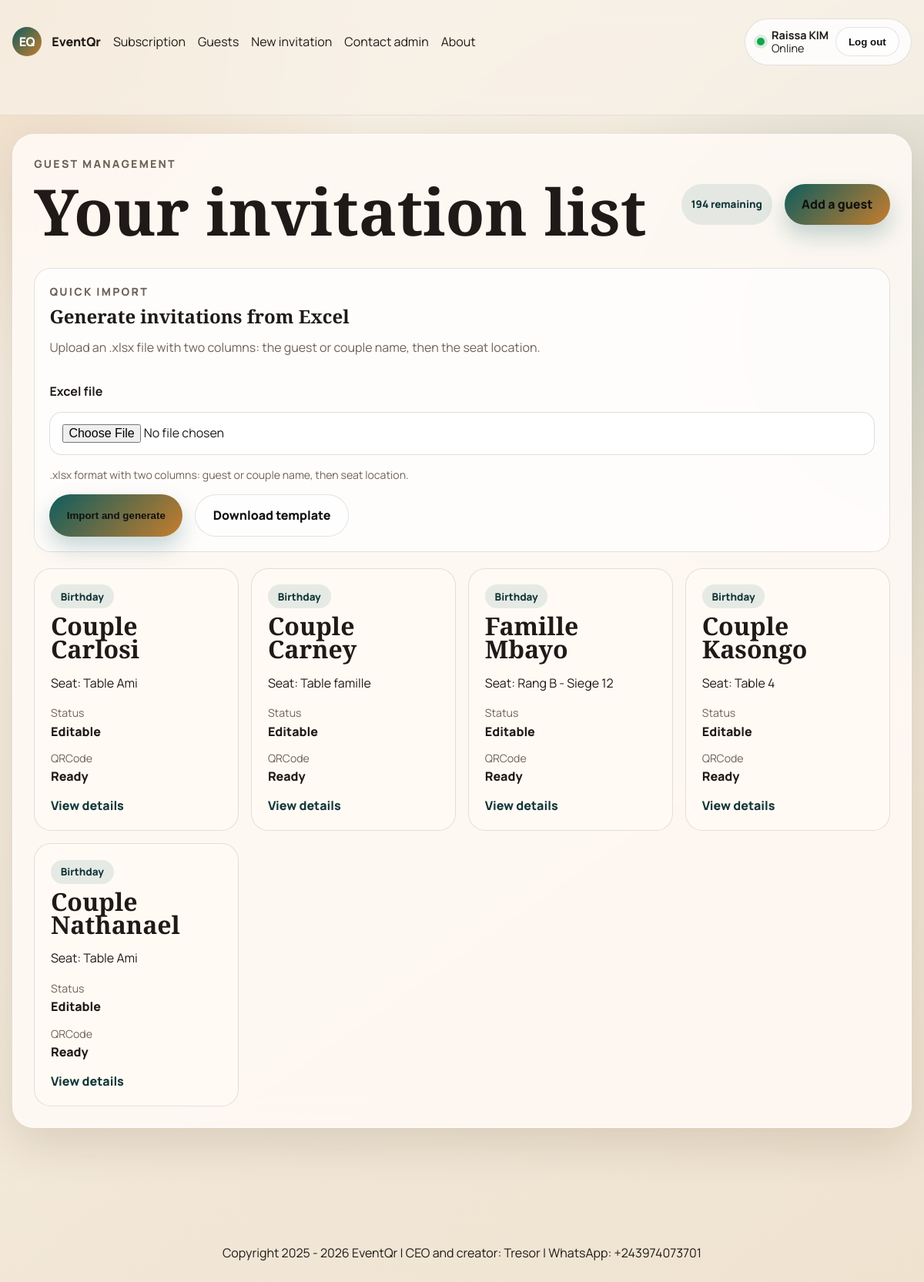
The app's page /guests/ (signed in) with its own data.
### invitations/models.py (models this page shows, shortened)
class Subscription(models.Model):
    PLAN_STARTER = "starter"
    PLAN_PRO = "pro"
    PLAN_UNLIMITED = "unlimited"
    STATUS_PENDING = "pending"
    STATUS_ACTIVE = "active"
    STATUS_EXPIRED = "expired"
    STATUS_CANCELLED = "cancelled"
    PROVIDER_AIRTEL = "airtel_money"
    PROVIDER_ORANGE = "orange_money"
    PROVIDER_AFRIMONEY = "afrimoney"
    PROVIDER_MPESA = "mpesa"
    PROVIDER_DEMO_CARD = "demo_card"
    PLAN_CHOICES = [
        (PLAN_STARTER, "1 a 199 invitations"),
        (PLAN_PRO, "200 a 599 invitations"),
        (PLAN_UNLIMITED, "Illimite"),
    ]
    STATUS_CHOICES = [
        (STATUS_PENDING, "En attente"),
        (STATUS_ACTIVE, "Actif"),
        (STATUS_EXPIRED, "Expire"),
        (STATUS_CANCELLED, "Annule"),
    ]
    PROVIDER_CHOICES = [
        (PROVIDER_DEMO_CARD, "Carte demo (Visa)"),
        (PROVIDER_AIRTEL, "Airtel Money"),
        (PROVIDER_ORANGE, "Orange Money"),
        (PROVIDER_AFRIMONEY, "AfriMoney"),
        (PROVIDER_MPESA, "M-Pesa"),
    ]
    organizer = models.ForeignKey(
        OrganizerProfile, on_delete=models.CASCADE, related_name="subscriptions"
    )
    plan_code = models.CharField("Plan", max_length=20, choices=PLAN_CHOICES)
    invitation_limit = models.PositiveIntegerField("Quota", null=True, blank=True)
    price_usd = models.DecimalField("Montant USD", max_digits=8, decimal_places=2)
    provider = models.CharField("Operateur Mobile Money", max_length=20, choices=PROVIDER_CHOICES)
    status = models.CharField(max_length=20, choices=STATUS_CHOICES, default=STATUS_PENDING)
    is_paid = models.BooleanField(default=False)
    paid_at = models.DateTimeField(null=True, blank=True)
    created_at = models.DateTimeField(auto_now_add=True)
    class Meta:
        ordering = ["-created_at"]
    @property
    def remaining_invitations(self):
        if self.invitation_limit is None:
            return None
        used = self.organizer.invitations.count()
        return max(self.invitation_limit - used, 0)

class OrganizerProfile(models.Model):
    MARIAGE = "mariage"
    ANNIVERSAIRE = "anniversaire"
    CONCERT = "concert"
    LANG_FR = "fr"
    LANG_EN = "en"
    EVENT_CHOICES = [
        (MARIAGE, "Mariage"),
        (ANNIVERSAIRE, "Anniversaire"),
        (CONCERT, "Concert"),
    ]
    LANGUAGE_CHOICES = [
        (LANG_FR, "Francais"),
        (LANG_EN, "English"),
    ]
    user = models.OneToOneField(User, on_delete=models.CASCADE, related_name="organizer_profile")
    ceremony_type = models.CharField("Type de ceremonie", max_length=20, choices=EVENT_CHOICES)
    planned_invitations = models.PositiveIntegerField("Nombre d'invitations prevu", default=1)
    phone_number = models.CharField("Numero Mobile Money", max_length=30, blank=True)
    preferred_language = models.CharField(max_length=5, choices=LANGUAGE_CHOICES, default=LANG_FR)
    default_welcome_message = models.TextField(blank=True)
    support_thread_subject = models.CharField(max_length=150, blank=True)
    support_user_can_send = models.BooleanField(default=True)
    last_seen_at = models.DateTimeField(null=True, blank=True)
    created_at = models.DateTimeField(auto_now_add=True)
    def get_event_label_for_language(self, language=None):
        language = (language or self.preferred_language or "fr")[:2]
        labels = {
            self.MARIAGE: {"fr": "Mariage", "en": "Wedding"},
            self.ANNIVERSAIRE: {"fr": "Anniversaire", "en": "Birthday"},
            self.CONCERT: {"fr": "Concert", "en": "Concert"},
        }
        event_labels = labels.get(self.ceremony_type, {})
        return event_labels.get(language) or event_labels.get("fr") or self.ceremony_type
    @property
    def active_subscription(self):
        return self.subscriptions.filter(status=Subscription.STATUS_ACTIVE).order_by("-created_at").first()
    @property
    def has_paid_access(self):
        subscription = self.active_subscription
        return bool(subscription and subscription.is_paid)

class Invitation(models.Model):
    organizer = models.ForeignKey(
        OrganizerProfile, on_delete=models.CASCADE, related_name="invitations"
    )
    subscription = models.ForeignKey(
        Subscription, on_delete=models.PROTECT, related_name="invitations"
    )
    guest_name = models.CharField("Nom de l'invite", max_length=140)
    seat_location = models.CharField("Place dans la salle", max_length=140)
    welcome_message = models.TextField("Message de bienvenue", blank=True)
    qr_code = models.ImageField(upload_to="qrcodes/", blank=True)
    slug = models.SlugField(max_length=180, unique=True, blank=True)
    share_token = models.UUIDField(default=uuid.uuid4, unique=True, editable=False)
    printed_at = models.DateTimeField(null=True, blank=True)
    whatsapp_shared_at = models.DateTimeField(null=True, blank=True)
    created_at = models.DateTimeField(auto_now_add=True)
    updated_at = models.DateTimeField(auto_now=True)
    class Meta:
        ordering = ["-created_at"]
    @property
    def event_label(self):
        return self.organizer.get_event_label_for_language()
    @property
    def is_locked(self):
        return bool(self.printed_at or self.whatsapp_shared_at)

### invitations/views.py (the view)
# urls.py: path("guests/", InvitationListView.as_view(), name="list"),
class InvitationListView(InvitationPermissionMixin, ListView):
    template_name = "invitations/invitation_list.html"
    context_object_name = "invitations"
    paginate_by = 12
    def get_queryset(self):
        return super().get_queryset().select_related("subscription", "organizer", "organizer__user")
    def get_context_data(self, **kwargs):
        context = super().get_context_data(**kwargs)
        context["subscription"] = self.request.user.organizer_profile.active_subscription
        context["upload_form"] = ExcelUploadForm()
        return context

### invitations/forms.py
class ExcelUploadForm(forms.Form):
    excel_file = forms.FileField(
        label="Fichier Excel",
        help_text="Format .xlsx avec deux colonnes: nom de l'invite ou du couple, puis emplacement.",
        widget=forms.ClearableFileInput(attrs={"class": "form-control", "accept": ".xlsx"}),
    )
    def __init__(self, *args, **kwargs):
        super().__init__(*args, **kwargs)
        self.fields["excel_file"].label = tr_text("Fichier Excel", "Excel file")
        self.fields["excel_file"].help_text = tr_text(
            "Format .xlsx avec deux colonnes: nom de l'invite ou du couple, puis emplacement.",
            ".xlsx format with two columns: guest or couple name, then seat location.",
        )

### invitations/localization.py (called while the page is built)
def current_language():
    return (translation.get_language() or "fr")[:2]

def is_english():
    return current_language() == "en"

def tr_text(fr_text, en_text):
    return en_text if is_english() else fr_text

### invitations/templatetags/bilingual.py (called while the page is built)
@register.simple_tag(takes_context=True)
def tr(context, fr_text, en_text):
    request = context.get("request")
    language = ""
    if request is not None:
        language = getattr(request, "LANGUAGE_CODE", "")
    language = (language or translation.get_language() or "fr")[:2]
    return en_text if language == "en" else fr_text

### invitations/views.py (called while the page is built)
    def get_queryset(self):
        return Invitation.objects.filter(organizer=self.request.user.organizer_profile)

    def dispatch(self, request, *args, **kwargs):
        profile = getattr(request.user, "organizer_profile", None)
        if not profile:
            messages.error(request, "Votre compte organisateur est incomplet.")
            return redirect("invitations:signup")
        if not profile.has_paid_access:
            messages.error(request, "Un abonnement paye est necessaire pour acceder aux invitations.")
            return redirect("invitations:subscription")
        return super().dispatch(request, *args, **kwargs)

### templates/invitations/invitation_list.html (shortened to what this page needs)
{% extends "base.html" %}
{% load bilingual %}
{% block content %}
<main class="dashboard">
    <section class="listing-section">
        <div class="section-head">
            <div>
                <p class="eyebrow">{% tr "Gestion des invites" "Guest management" %}</p>
                <h1>{% tr "Votre liste d'invitations" "Your invitation list" %}</h1>
            </div>
            <div class="action-row">
                <span class="badge">
                    {% if subscription.remaining_invitations == None %}
                    {% tr "Illimite" "Unlimited" %}
                    {% else %}
                    {{ subscription.remaining_invitations }} {% tr "restantes" "remaining" %}
                    {% endif %}
                </span>
                <a class="button button-primary" href="{% url 'invitations:create' %}">{% tr "Ajouter un invite" "Add a guest" %}</a>
            </div>
        </div>
        <div class="import-panel">
            <div>
                <p class="eyebrow">{% tr "Import rapide" "Quick import" %}</p>
                <h2>{% tr "Generer des invitations depuis Excel" "Generate invitations from Excel" %}</h2>
                <p class="hero-text">
                    {% tr "Chargez un fichier .xlsx avec deux colonnes: le nom du couple ou de l'invite, puis son emplacement dans la salle." "Upload an .xlsx file with two columns: the guest or couple name, then the seat location." %}
                </p>
            </div>
            <form method="post" action="{% url 'invitations:import-excel' %}" enctype="multipart/form-data" class="import-form">
                <div class="field-group">
                    <label for="{{ upload_form.excel_file.id_for_label }}">{{ upload_form.excel_file.label }}</label>
                    {{ upload_form.excel_file }}
                    {% if upload_form.excel_file.help_text %}
                    <small class="field-help">{{ upload_form.excel_file.help_text }}</small>
                    {% endif %}
                </div>
                <div class="action-row">
                    <button class="button button-primary" type="submit">{% tr "Importer et generer" "Import and generate" %}</button>
                    <a class="button button-secondary" href="{% url 'invitations:excel-template' %}">{% tr "Telecharger le modele" "Download template" %}</a>
                </div>
            </form>
        </div>
        <div class="card-grid">
            {% for invitation in invitations %}
            <article class="invite-card">
                <span class="badge">{{ invitation.event_label }}</span>
                <h3>{{ invitation.guest_name }}</h3>
                <p>{% tr "Place" "Seat" %}: {{ invitation.seat_location }}</p>
                <dl>
                    <div>
                        <dt>{% tr "Etat" "Status" %}</dt>
                        <dd>{% if invitation.is_locked %}{% tr "Verrouillee" "Locked" %}{% else %}{% tr "Editable" "Editable" %}{% endif %}</dd>
                    </div>
                    <div>
                        <dt>QRCode</dt>
                        <dd>{% if invitation.qr_code %}{% tr "Pret" "Ready" %}{% else %}{% tr "En attente" "Pending" %}{% endif %}</dd>
                    </div>
                </dl>
                <a class="text-link" href="{% url 'invitations:detail' invitation.slug %}">{% tr "Voir le detail" "View details" %}</a>
            </article>
            {% empty %}
            <article class="empty-card">
                <h3>{% tr "Pas encore d'invites" "No guests yet" %}</h3>
                <p>{% tr "Ajoutez vos premiers noms et placements pour lancer la production." "Add your first names and seats to start production." %}</p>
            </article>
            {% endfor %}
        </div>
    </section>
</main>
{% endblock %}

### templates/base.html (shortened to what this page needs)
{% load static bilingual %}
<!DOCTYPE html>
<html lang="{{ LANGUAGE_CODE|default:'fr' }}">
<head>
    <link rel="stylesheet" href="{% static 'css/styles.css' %}">
</head>
<body>
<header class="site-header no-print">
    <div class="page-shell nav-row">
        <a class="brand" href="{% url 'invitations:home' %}">
            <span class="brand-mark">EQ</span>
            <span>EventQr</span>
        </a>
        <nav class="nav-links">
            {% if user.is_authenticated %}
            {% if user.is_staff %}
            <a id="nav-message-link" href="{% url 'invitations:staff-report' %}#messages">
                {% tr "Message" "Messages" %}
                <span id="nav-unread-badge" class="nav-badge is-hidden">0</span>
            </a>
            <a href="{% url 'invitations:staff-report' %}">{% tr "Rapport" "Report" %}</a>
            <a href="/admin/">{% tr "Admin" "Admin" %}</a>
            {% else %}
            <a href="{% url 'invitations:subscription' %}">{% tr "Abonnement" "Subscription" %}</a>
            <a href="{% url 'invitations:list' %}">{% tr "Invites" "Guests" %}</a>
            <a href="{% url 'invitations:create' %}">{% tr "Nouvelle invitation" "New invitation" %}</a>
            <a id="nav-message-link" href="{% url 'invitations:contact-admin' %}">
                {% tr "Contacter l'admin" "Contact admin" %}
            </a>
            <a href="{% url 'invitations:about' %}">{% tr "A propos" "About" %}</a>
            {% endif %}
            <span class="session-pill">
                <span class="session-dot"></span>
                <span class="session-copy">
                    <strong>{{ user.get_full_name|default:user.username }}</strong>
                    <span>{% tr "Connecte" "Online" %}</span>
                </span>
                <form method="post" action="{% url 'logout' %}">
                    <button class="button button-secondary button-small session-logout" type="submit">{% tr "Deconnexion" "Log out" %}</button>
                </form>
            </span>
            {% else %}
            <a href="{% url 'invitations:signup' %}">{% tr "Inscription" "Sign up" %}</a>
            <a href="{% url 'login' %}">{% tr "Connexion" "Log in" %}</a>
            <a href="{% url 'invitations:about' %}">{% tr "A propos" "About" %}</a>
            {% endif %}
        </nav>
    </div>
</header>
<div class="page-shell">
    {% block content %}{% endblock %}
</div>
<footer class="site-footer">
    <p>
        {% tr "Copyright" "Copyright" %} 2025 - {% now "Y" %}
        <a href="https://carte-invitation-qrcode.onrender.com">EventQr</a>
        | {% tr "CEO et createur" "CEO and creator" %}: Tresor | WhatsApp:
        <a href="https://wa.me/243974073701">+243974073701</a>
    </p>
</footer>
</body>
</html>

### records on screen
Subscription: remaining_invitations "194"
Invitation: event_label "Birthday", guest_name "Couple Carlosi", tr "Seat", seat_location "Table Ami", tr "Status", tr "Editable", tr "Ready", tr "View details"
Invitation: event_label "Birthday", guest_name "Couple Carney", tr "Seat", seat_location "Table famille", tr "Status", tr "Editable", tr "Ready", tr "View details"
Invitation: event_label "Birthday", guest_name "Famille Mbayo", tr "Seat", seat_location "Rang B - Siege 12", tr "Status", tr "Editable", tr "Ready", tr "View details"
Invitation: event_label "Birthday", guest_name "Couple Kasongo", tr "Seat", seat_location "Table 4", tr "Status", tr "Editable", tr "Ready", tr "View details"
Invitation: event_label "Birthday", guest_name "Couple Nathanael", tr "Seat", seat_location "Table Ami", tr "Status", tr "Editable", tr "Ready", tr "View details"

### other values on screen
{{ user.get_full_name|default:user.username }} "Raissa KIM"
{{ upload_form.excel_file.label }} "Excel file"
{{ upload_form.excel_file.help_text }} ".xlsx format with two columns: guest or couple name, then seat location."
